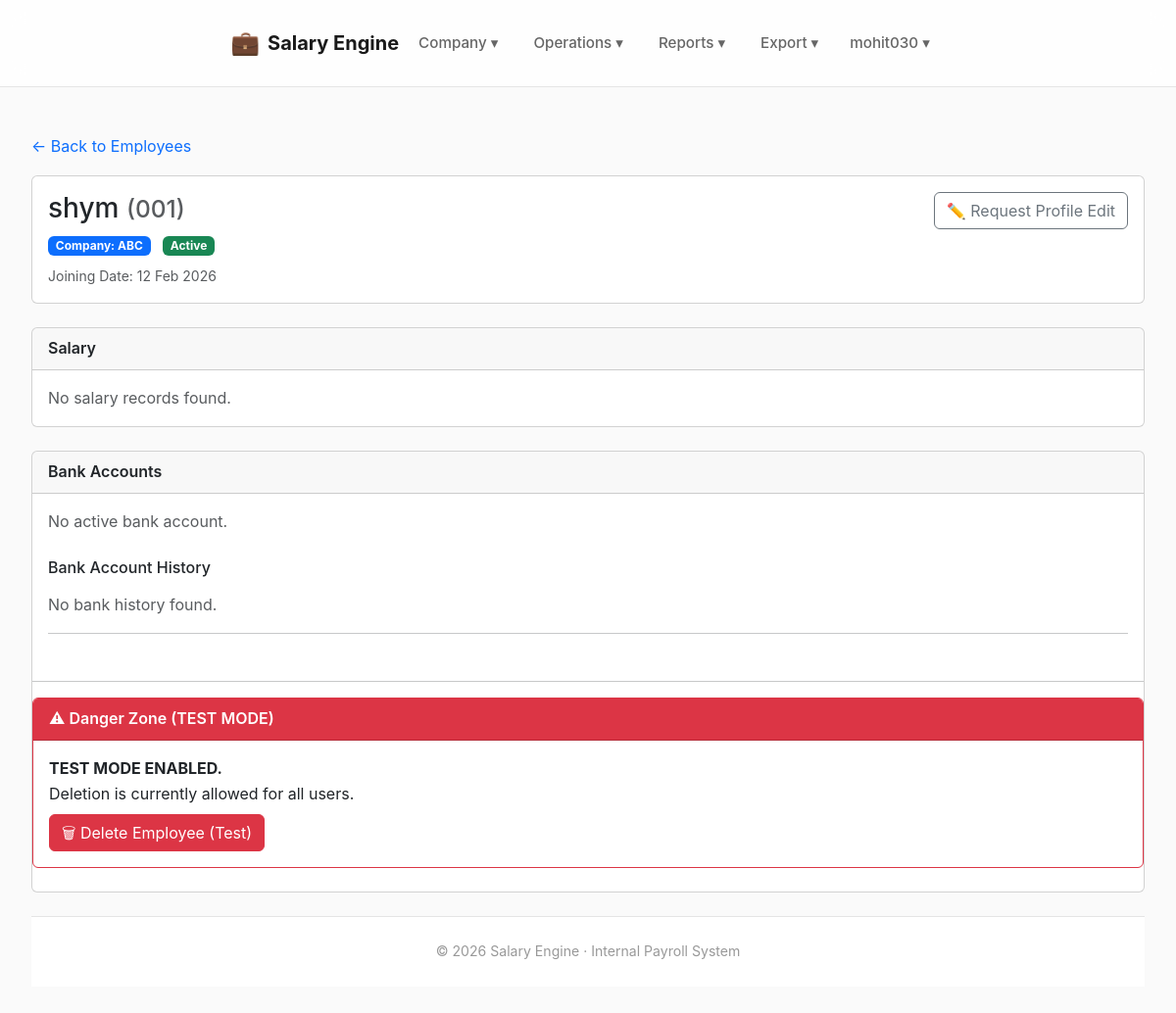
The page /employees/1/ (signed in) on the database as committed earlier.
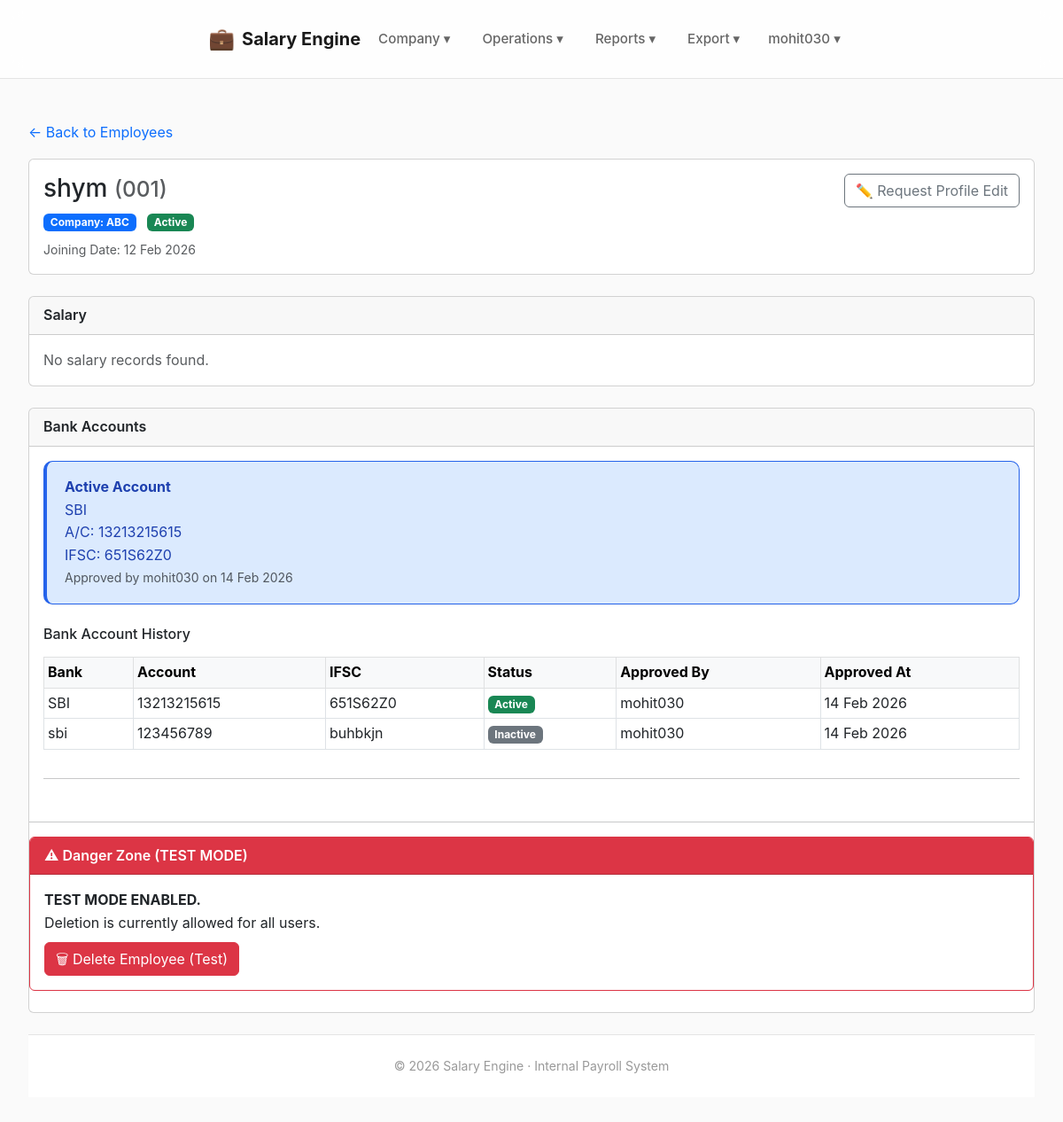
The same page on the database as committed later.
### banking/models.py (models this page shows, shortened)
class EmployeeBankAccount(models.Model):
    employee = models.ForeignKey(Employee, on_delete=models.CASCADE)
    bank_name = models.CharField(max_length=200)
    account_number = models.CharField(max_length=30)
    ifsc = models.CharField(max_length=15)
    effective_from_month = models.DateField()
    is_active = models.BooleanField(default=True)
    approved_by = models.ForeignKey(User, null=True, on_delete=models.SET_NULL)
    approved_at = models.DateTimeField(null=True, blank=True)

### employees/views.py (the view)
# urls.py: path("<int:employee_id>/", employee_profile, name="employee_profile"),
@login_required
def employee_profile(request, employee_id):
    employee = get_object_or_404(Employee, id=employee_id)
    if request.method == "POST":
        bank_form = BankChangeRequestForm(request.POST)
        if bank_form.is_valid():
            bank_request = bank_form.save(commit=False)
            bank_request.employee = employee
            bank_request.submitted_by = request.user   # ✅ FIXED
            bank_request.status = "PENDING"
            bank_request.save()
            messages.success(request, "Bank change request submitted for approval.")
            return redirect(request.path)
    else:
        bank_form = BankChangeRequestForm()
    latest_salary = SalaryTransaction.objects.filter(
        employee=employee
    ).order_by("-created_at").first()
    bank_accounts = EmployeeBankAccount.objects.filter(
        employee=employee
    ).order_by("-is_active", "-approved_at")
    active_account = bank_accounts.filter(is_active=True).first()
    audit_logs = AuditLog.objects.filter(
        description__icontains=employee.emp_code
    ).order_by("-created_at")
    pending_changes = employee.change_requests.filter(status="PENDING")
    context = {
        "employee": employee,
        "latest_salary": latest_salary,
        "bank_accounts": bank_accounts,
        "active_account": active_account,
        "audit_logs": audit_logs,
        "pending_changes": pending_changes,
        "bank_form": bank_form,
    }
    return render(
        request,
        "employees/employee_profile.html",
        context
    )

### dashboard/context_processors.py (called while the page is built)
def approval_badges(request):
    if not request.user.is_authenticated or not request.user.is_staff:
        return {}
    return {
        "approval_badges": {
            "employee_drafts": EmployeeDraft.objects.filter(status="PENDING").count(),
            "employee_changes": EmployeeChangeRequest.objects.filter(status="PENDING").count(),
            "bank_changes": BankChangeRequest.objects.filter(status="PENDING").count(),
        }
    }

### templates/employees/employee_profile.html (shortened to what the changed rows need)
{% extends "base.html" %}
{% block content %}
{% with DELETE_ENABLED=True %}
<div class="card mb-4">
  <div class="card-body">
    {% if active_account %}
      <div class="alert alert-info mb-3">
        <strong>Active Account</strong><br>
        {{ active_account.bank_name }}<br>
        A/C: {{ active_account.account_number }}<br>
        IFSC: {{ active_account.ifsc }}<br>
        <small class="text-muted">
          Approved by {{ active_account.approved_by|default:"—" }}
          on {{ active_account.approved_at|date:"d M Y" }}
        </small>
      </div>
    {% else %}
      <p class="text-muted">No active bank account.</p>
    {% endif %}
    <h6 class="mt-4 mb-3">Bank Account History</h6>
    {% if bank_accounts %}
      <div class="table-responsive">
        <table class="table table-sm table-bordered align-middle">
          <thead class="table-light">
            <tr>
              <th>Bank</th>
              <th>Account</th>
              <th>IFSC</th>
              <th>Status</th>
              <th>Approved By</th>
              <th>Approved At</th>
            </tr>
          </thead>
          <tbody>
            {% for acc in bank_accounts %}
              <tr>
                <td>{{ acc.bank_name }}</td>
                <td>{{ acc.account_number }}</td>
                <td>{{ acc.ifsc }}</td>
                <td>
                  {% if acc.is_active %}
                    <span class="badge bg-success">Active</span>
                  {% else %}
                    <span class="badge bg-secondary">Inactive</span>
                  {% endif %}
                </td>
                <td>{{ acc.approved_by|default:"—" }}</td>
                <td>{{ acc.approved_at|date:"d M Y"|default:"—" }}</td>
              </tr>
            {% endfor %}
          </tbody>
        </table>
      </div>
    {% else %}
      <p class="text-muted">No bank history found.</p>
    {% endif %}
    <hr>
</div>
{% endwith %}
{% endblock %}

Rows that differ between the two databases and show on the page:
added EmployeeBankAccount: bank_name "SBI", account_number "13213215615", ifsc "651S62Z0", approved_by "mohit030", approved_at "14 Feb 2026", is_active "Active"
added EmployeeBankAccount: bank_name "sbi", account_number "123456789", ifsc "buhbkjn", is_active "Inactive", approved_by "mohit030", approved_at "14 Feb 2026"
Other text that changed with them:
text no longer shown: "No active bank account. No bank history found."
text now shown: "Active Account A/C: IFSC: Approved by on Bank Account IFSC Status Approved By Approved At"
